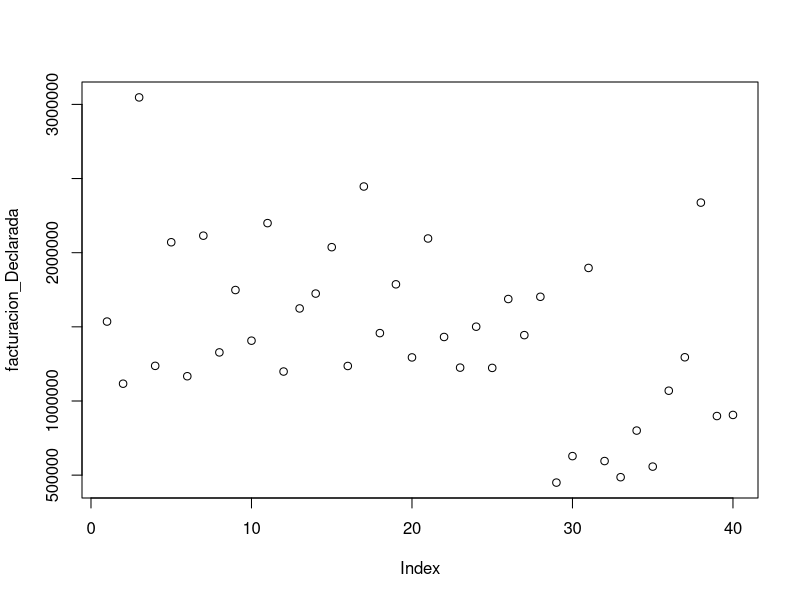
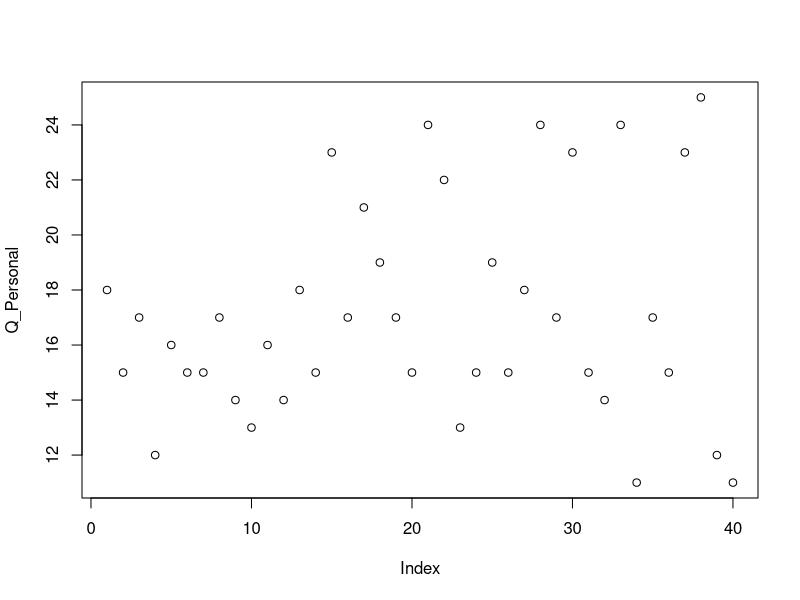
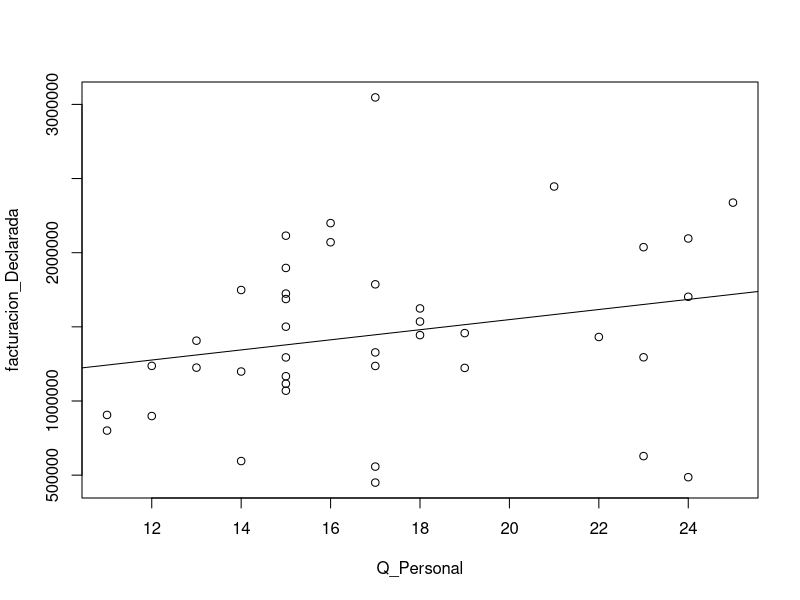
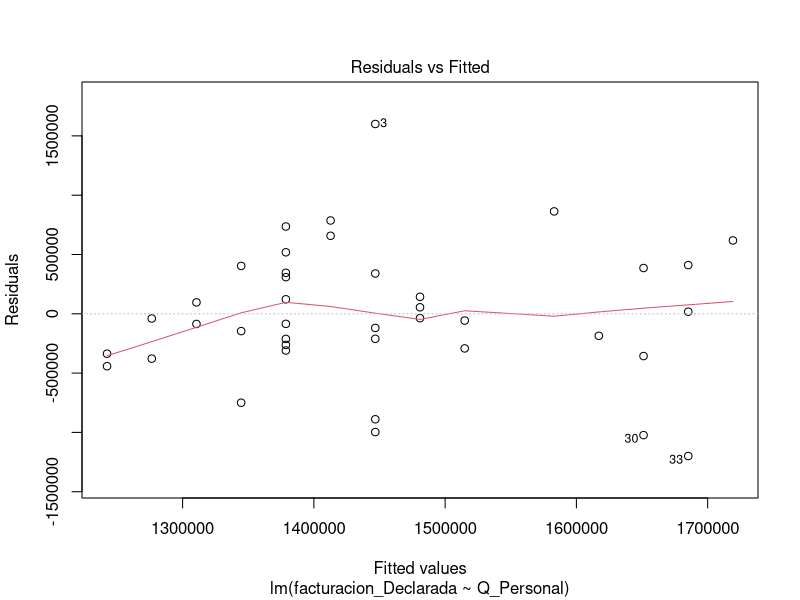
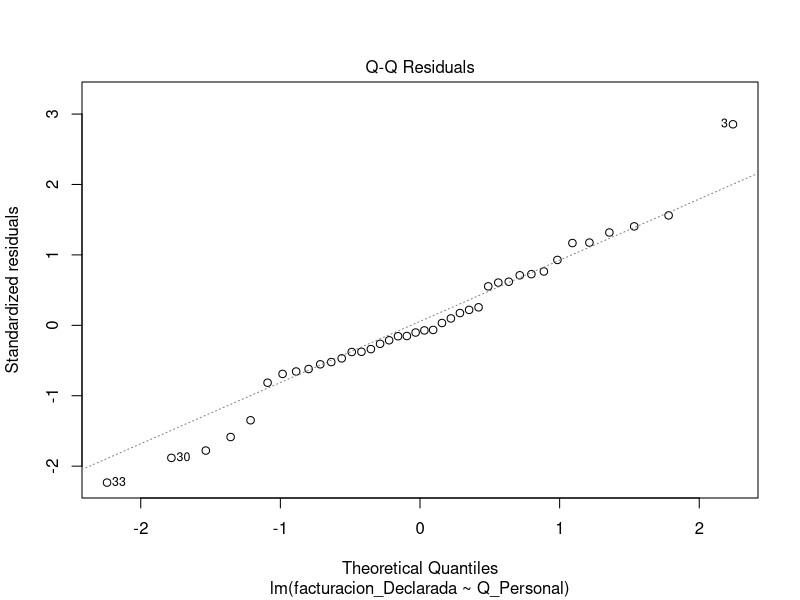
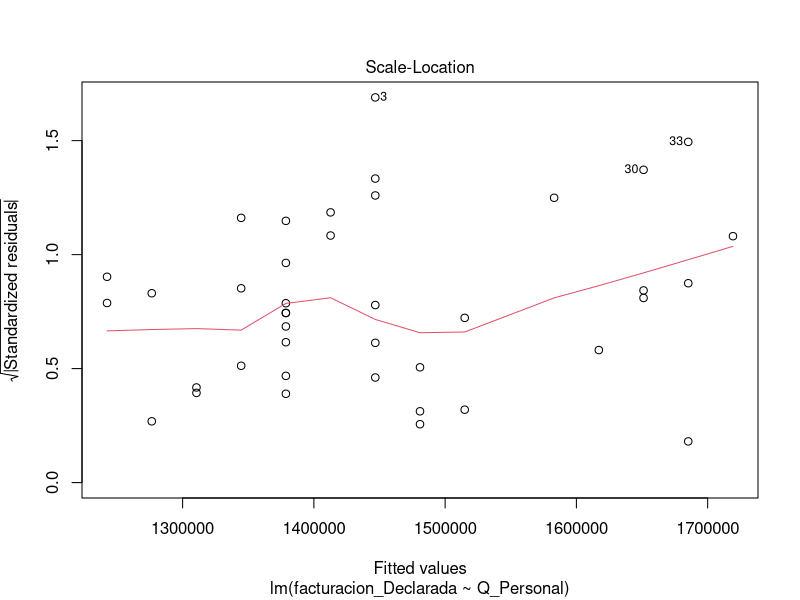
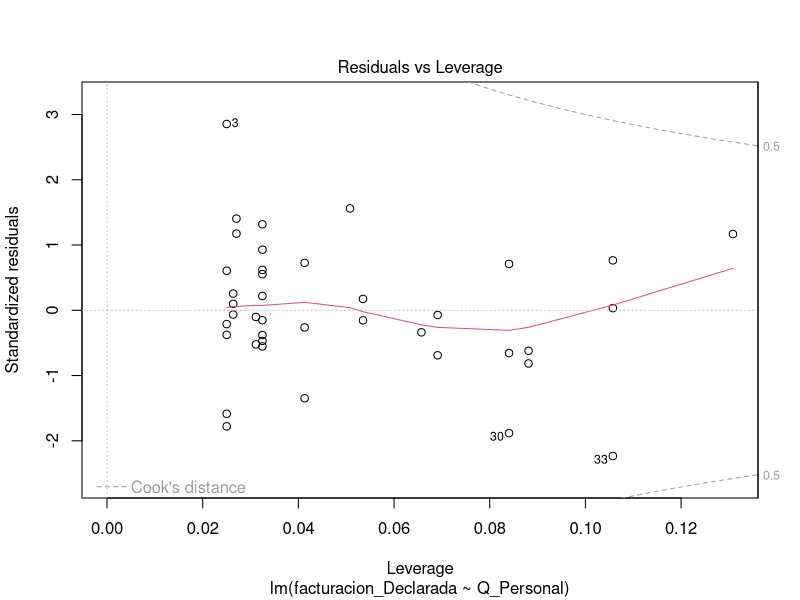
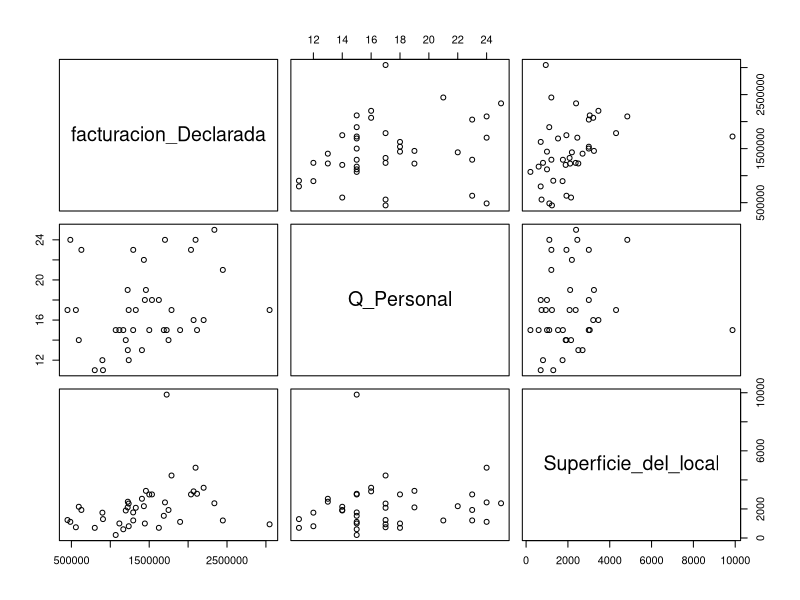

Generate these figures, in order, with R: (Note: this script raises an error after producing the figures.)
presentacion_DDJJ <- c(398399, 398990, 399933, 399737, 399440, 399276, 398937, 398529, 397381, 394618, 389271, 375693)
falta_de_Presentacion_DDJJ <-c(222143, 223164, 225133, 227446, 230252, 190932, 192379, 195006, 198700, 203104, 209182, 220202)
Datos_1 <-data.frame(presentacion_DDJJ,falta_de_Presentacion_DDJJ)
total_Contribuyentes_x_prefijo<-matrix(c(25.000, 134.228, 13.197, 40), nrow=4, byrow=T)
colnames(total_Contribuyentes_x_prefijo)<-c("Por Prefijo CUIT")
rownames(total_Contribuyentes_x_prefijo)<-c("n/a", "30", "33", "34")
total_Contribuyentes_x_prefijo
CUITs <-c(1,2,3,4,5,6,7,8,9,10,11,12,13,14,15,16,17,18,19,20,21,22,23,24,25,26,27,28,29,30,31,32,33,34,35,36,37,38,39,40)
facturacion_Declarada <-c(1535640,1116630,3047156,1236900,2070459,1166970,2114717,1327650,1748290,1406730,2199463,1198650,1624149,1724340,2037221,1236090,2446327,1457760,1786786,1293870,2095806,1431630,1224990,1501048,1223130,1687648,1444123,1702762,449745,628348,1897163,595023,486152,800518,557578,1069351,1294814,2337691,898567,905995)
Q_Personal<-c(18,15,17,12,16,15,15,17,14,13,16,14,18,15,23,17,21,19,17,15,24,22,13,15,19,15,18,24,17,23,15,14,24,11,17,15,23,25,12,11)
Datos_2<-data.frame(facturacion_Declarada,Q_Personal) 
Datos_2
plot(facturacion_Declarada) 
plot(Q_Personal)
plot(Q_Personal, facturacion_Declarada)
MRLS<- lm(facturacion_Declarada~Q_Personal)
abline(MRLS)
MRLS=lm(facturacion_Declarada~Q_Personal)
MRLS
summary(MRLS)
cor.test(facturacion_Declarada,Q_Personal)
plot(MRLS)
predict(MRLS)
residuals(MRLS)
Superficie_del_local<-c(3000, 1000,941,809,3210,600,3044,2080,1927,2700,3459,1892,700,9871,3000,2371,1207,3245,4302,1760,4840,2190,2498,2995,2106,1527,998,2450,1237,1930,1108,2150,1112,698,739,207,1210,2390,1744,1300)
Datos_3<-data.frame(facturacion_Declarada,Superficie_del_local)
MPRLM<- data.frame(facturacion_Declarada,Q_Personal,Superficie_del_local)
plot(MPRLM)
MPRLM <- lm(facturación_Declarada ~ Q_Personal + Superficie_del_local)
predict(MPRLM)
residuals(MPRLM)
summary(MPRLM)
